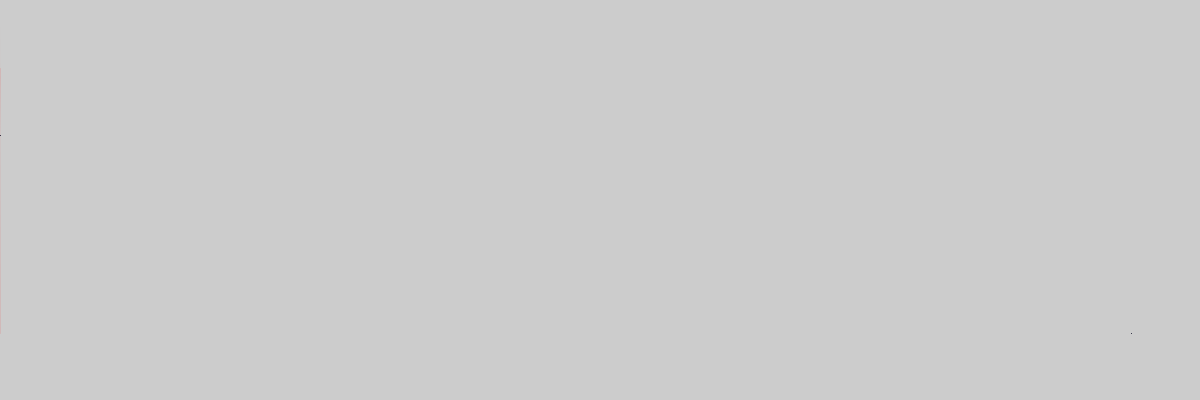
Frame 1 (no input)
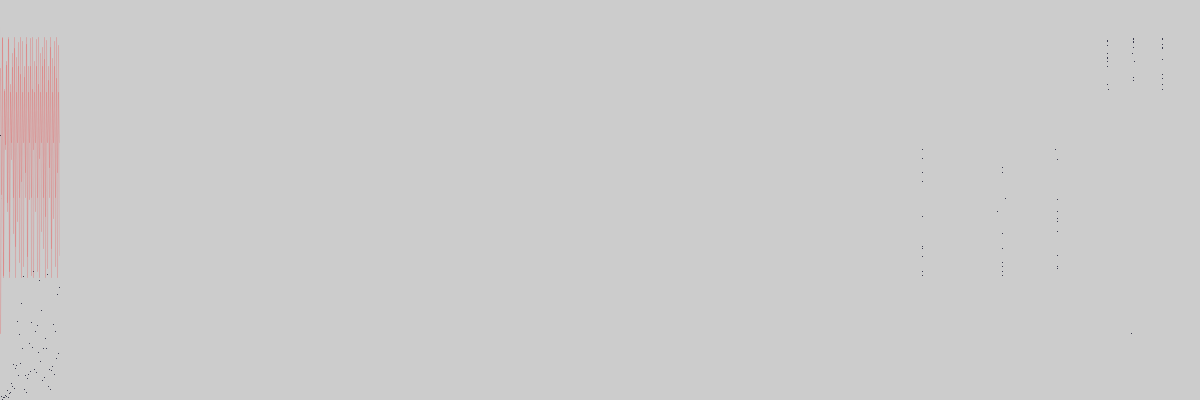
Frame 60 (the mouse pressed at the canvas centre just before this capture)
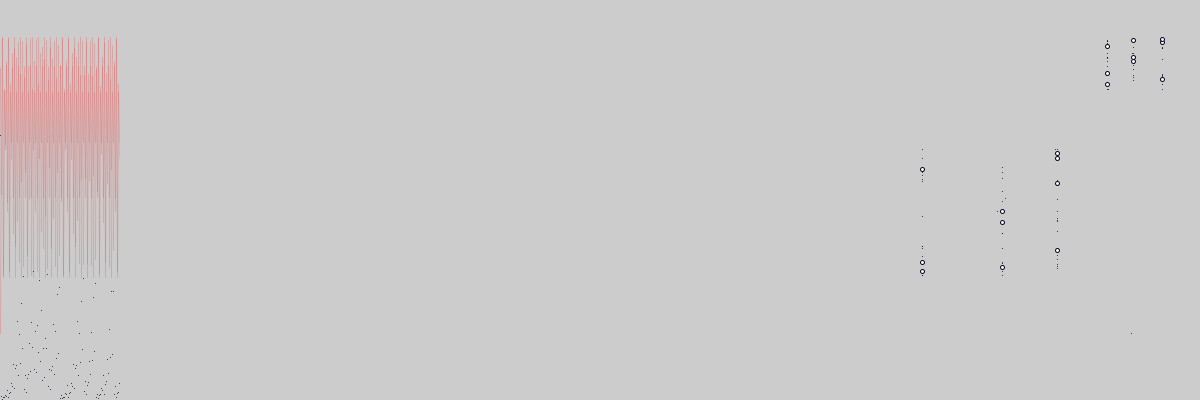
Frame 120 (the mouse held since frame 60 and released just before this capture)

The Processing sketch that drew these frames (run headless with seeded random() and noise(); from frame 60 on, the mouse is pressed at the canvas centre):

// Processing sketch: SYNCHRONIC1
// ── SYNCHRONIC1.pde
/// Simple model of synchronization of couple (test project for Processing2C)
/// Also class demonstration
/// Author: Wojciech Borkowski wborkowski_uw_edu_pl
/// ORIGINAL FILE: synchronizacja1.pde -> SYNCHRONIC1.pde
//////////////////////////////////////////////////////////////////////////////////

class singiel //typ złożony
{
  //pola obiektu czyli dane 
  float x1,x2;
  float r;// wspolczynik kontroli
  float alfa; //jedno z pól, zależne do czego używamy obiektu, tu wartośc sychronizacji
  
  //metody   kazda klasa ma jedna metode ktora nazywa sie jak nazwa klasy
  singiel(float iX,float iR,float iAlfa)// konstruktor nie ma wart zwracanej, nadaje stan obiektowi, 
  {                                     // wszystkie pola musza miec wartosc nie przypadkową
    x1=x2=iX; r=iR; alfa=iAlfa;
  }
  //zwykła metoda, czyli zmienia wart przynajmniej jednego pola
  void next()
  {
    x1=x2;
    x2=x1*r*(1-x1);
  }
}

//zdefiniowaliśmy klasę, teraz jej użyjemy, wspólczynnik spięcia, synchronizacji
final  float DefaultAlfa=0.0;
int Rozbieg=100;
singiel First, Second;// uchwyty do obiektow, zwykla liczbe float czy intriger, to ze je zadeklarujemy nie oznacza ze istnieja. obiekty powstana dalej, wiec ten uchwyci ta co powstanie, wiecej niz jeden moze chwytac
int Ws=400;

void setup()
{
  size(1200,400);
  frameRate(300);
 // First=new singlel // tworzymy nowy obiekt, bedzie typu singiel wpisujem konstrukt singiel
 First=new singiel(random(1.0), 3.5+random(0.5), DefaultAlfa);// 3,5 do 5 bo patrzymy na synchronnizacje w chaosie, wtedy jest najciekawsza
 Second=new singiel(random(1.0), 3.5+random(0.5), DefaultAlfa);//dwaa systey od siebie niezależne, wpływając na alfa możemy zwiekszac ich wzajmna synchronizacje
 
 println("1st:",First.x1+" "+First.r+" alfa:"+First.alfa);//uchwyt do biektu, robi za nazwe obiektu, kropka i nazwa pola wiec czytamy nazew pola lub mozna z funkcja
 println("2st:",Second.x1+" "+Second.r+" alfa:"+Second.alfa);
}
int N=0;

float G=0;
float B=255;
float Red=255;

float scaleY(double X)
{
  return Ws-(float)X*Ws;
}

void draw()
{
  First.next();
  Second.next();
  println("1st:",First.x1,"\t2nd:",Second.x1);
  if(N<2*Ws)
  {
    stroke(Red,0,0,25);
    line(N-1,scaleY(First.x1),N,scaleY(First.x2));//musimy napisac z ktorego obiektu bierzemy x1,x2
    
    stroke(Red,0,0,25);
    line(N-1,scaleY(Second.x1),N,scaleY(Second.x2));
    stroke(0,0,25);
  
    point(N,scaleY(abs(First.x2-Second.x2)));
    point(2*Ws+First.x2*Ws,scaleY(Second.x2));
    
    if(N>Rozbieg)//to wyrzucić to będzie widać dojście do atraktora
    {
       ellipse(2*Ws+First.x2*Ws,scaleY(Second.x2),4.0,4.0);
    }
    
    N++; // tu kończymy wyrzucanie
  }
  else
  {
    N=0;
    println("realFM:",frameRate,"\tX=",First.x1,Second.x2);
    First.x2=random(1.0);
    Second.x2=random(1.0);
    G=random(255);B=random(255);Red=random(255);
  }

}
